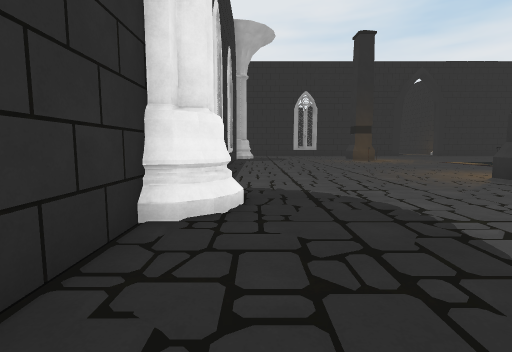
view 1 (above)

24 first-person views from a walk through a Unity game level. The camera is 1.5 m above the floor, tilts 6° down and sees 85° across. The floor is counted in squares, 2 m on a side. Each view is taken from the middle of a square. On the plan, view 1 faces up. The plan holds only what a view shows up to about 10 squares ahead; the rest is blank. The place goes on beyond the plan. Some animated figures are left out. Surface patterns are stand-ins for the level's own textures.

view 2
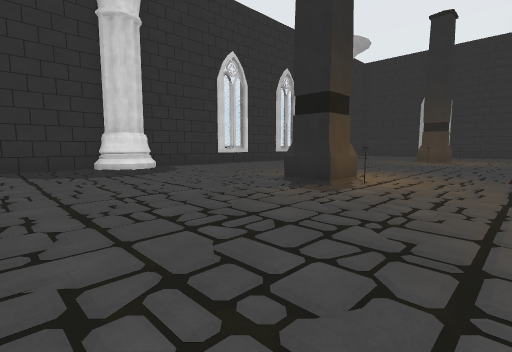

view 3
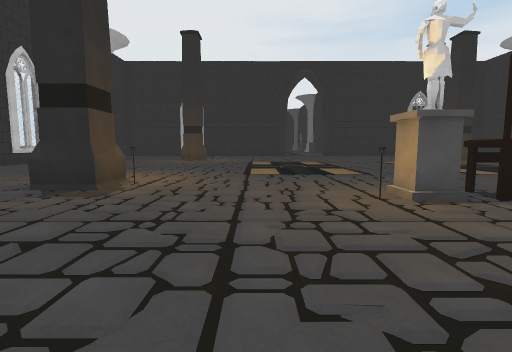

view 4
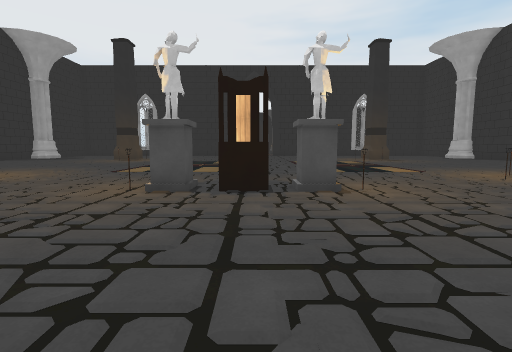

view 5
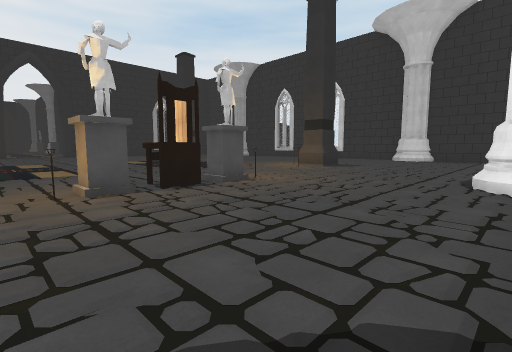

view 6
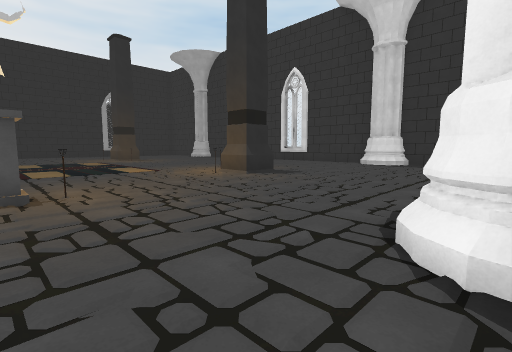

view 7
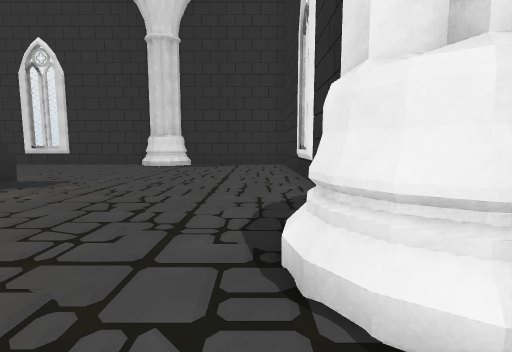

view 8
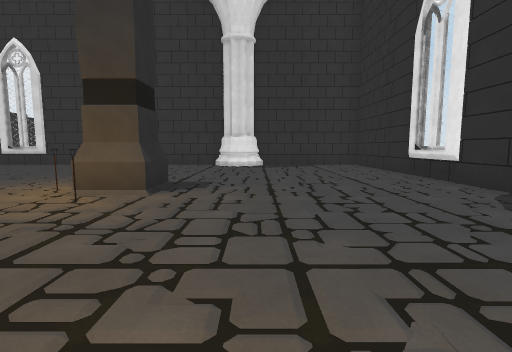

view 9
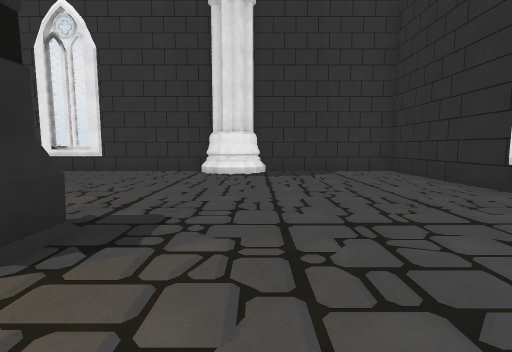

view 10
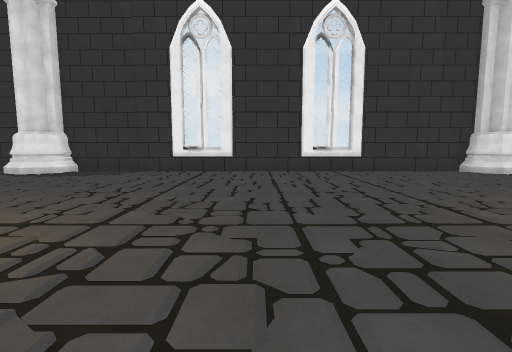

view 11
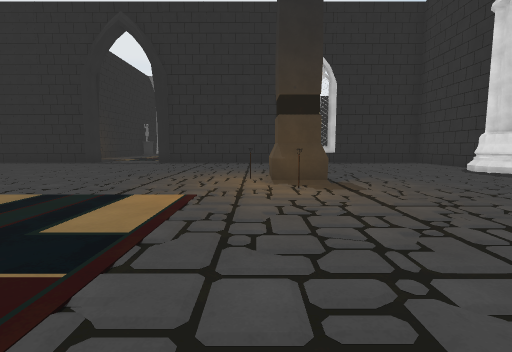

view 12
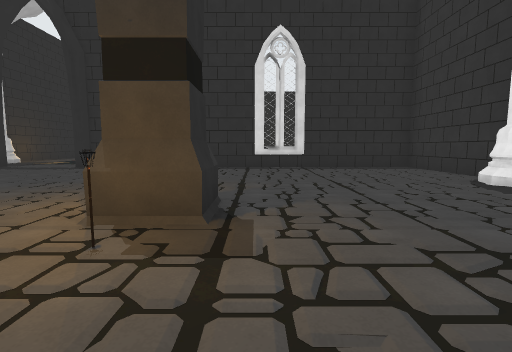

view 13
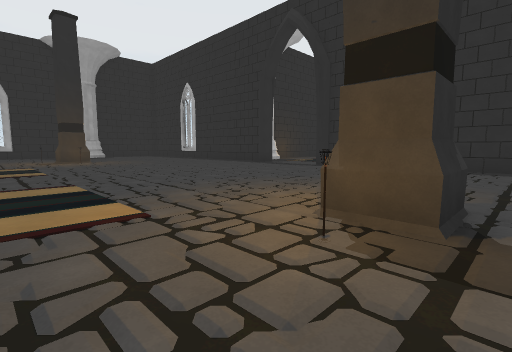

view 14
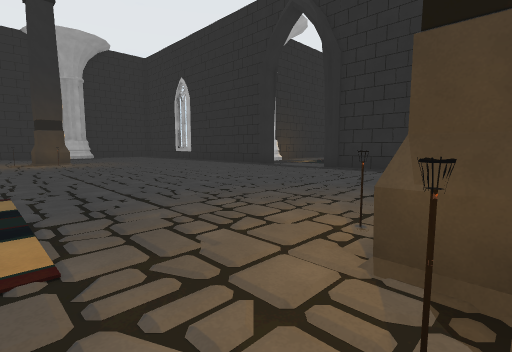

view 15
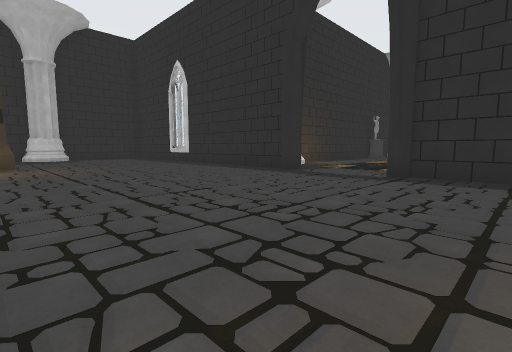

view 16
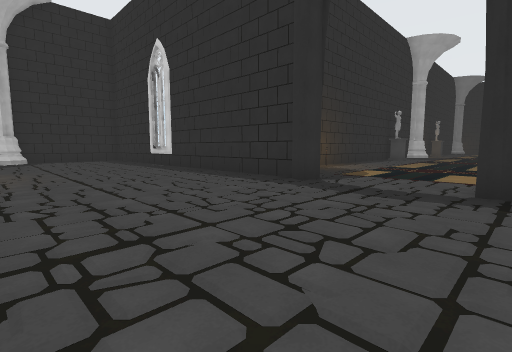

view 17
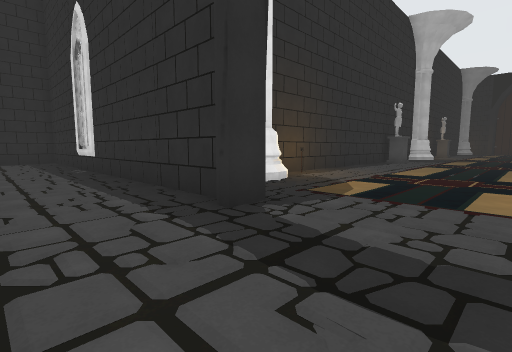

view 18
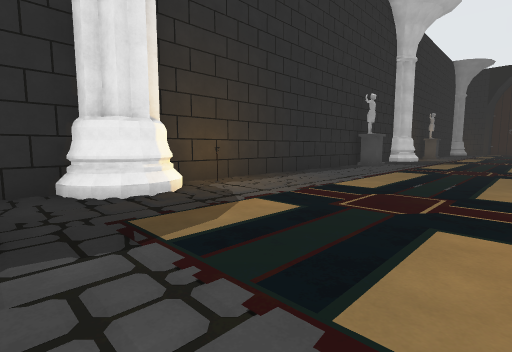

view 19
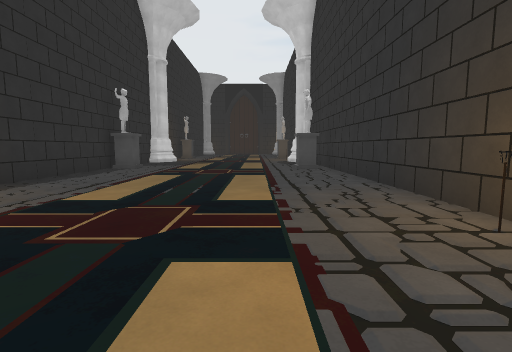

view 20
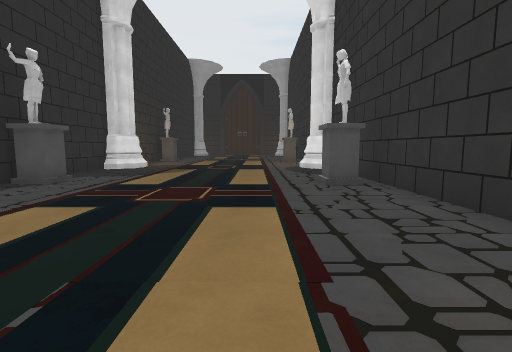

view 21
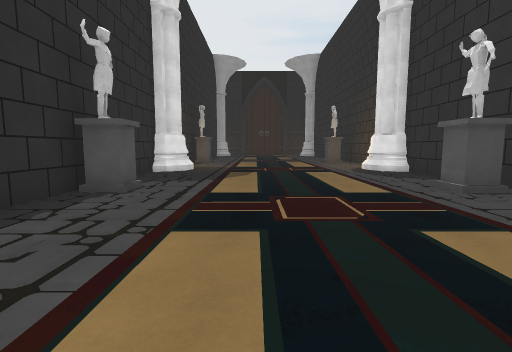

view 22
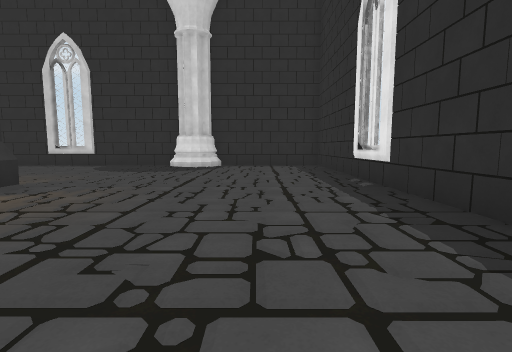

view 23
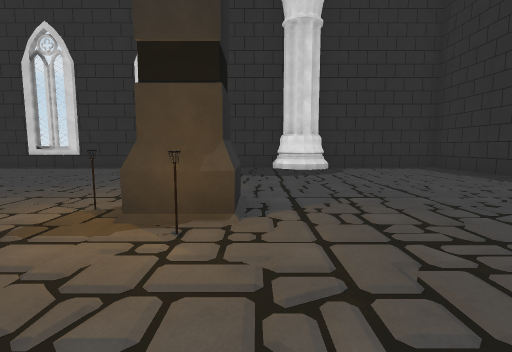

view 24
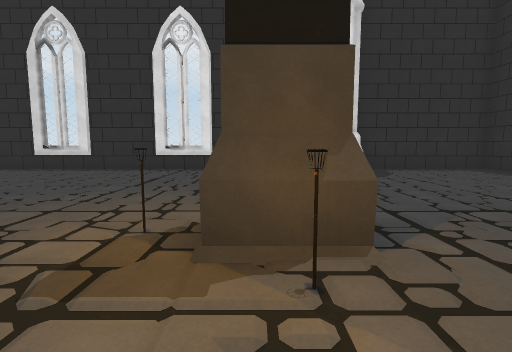

### Floor plan
Points are (right, up) in squares from view 1. A wall is a line through its corners. A room is listed if a view was taken in it or the views show most of it. See-through windows are left out.
Room 1 (views 1, 2, 3, 4, 5, 6, 7, 8, 9, 10, 11, 12, 13, 14, 15, 16, 17, 18, 19, 20, 21, 22, 23, 24)
walls: (20.5, 15.9) (20.5, 14.7) (19.4, 14.7) (19.4, 15.9); (5, 15.8) (6.2, 15.8) (6.2, 14.6); (10.9, 22.5) (-1.2, 22.5) (-1.2, 18.4); (11.3, 22.9) (11.3, 22.1); (17, 22.5) (14.8, 22.5); (8.9, 23.8) (8.9, 23.1); (6.2, 5.5) (6.2, 4.9) (5.1, 4.9); (9.8, 24.5) (9.2, 24.1); (9.7, 24.6) (9.5, 24.2); (20.6, 22.5) (19.2, 22.5); (6.2, 4.7) (5, 4.7); (5.1, 5.5) (5.1, 6); (9.4, 25.4) (9.6, 25.1) (9.7, 24.7); (20.6, 4.7) (19.4, 4.7) (19.4, 5.5); (16.6, 26.8) (16.6, 37.4) (15.9, 37.9) (15.8, 38.4); (26, 17) (25.9, 17.8); (-0.4, 17.4) (-0.5, 17.1) (-1, 16.8); (26.6, 16.8) (26.3, 16.8) (25.6, 17.3) (26.1, 18.2); (-1.2, 13.6) (-1.2, 6.5); (26.6, 18.5) (26.6, 22); (-0.7, 18.3) (-0.4, 17.9); (16.2, -0.5) (16.5, -0.4) (16.8, -0.3); (16, -0.9) (16.3, -0.4); (19.5, -1.2) (26.6, -1.2) (26.6, 3); (25.9, 3.6) (26, 4) (26.2, 4.3); (26.6, 4.4) (26.6, 16.6); (-0.5, 3.2) (-0.9, 2.9) (-1.2, 2.9); (26.5, 2.9) (26.1, 3.1); (-1.2, 2.7) (-1.2, 0.4); (8.9, 33.5) (8.9, 25.6); (8.9, 37.6) (8.9, 35.5); (9.5, 37.8) (9.1, 37.5)
low walls: (9.3, 23.9) (8.9, 23.8); (9.7, 24.7) (9.7, 24.4); (25.7, 17.3) (25.8, 18); (25.8, 17.2) (25.7, 17.6); (26.6, 16.6) (26.1, 16.7) (25.6, 17.4); (15.9, -0.8) (16.1, -0.4); (25.8, 3.3) (25.7, 3.7); (26.1, 2.9) (25.7, 3.5) (25.8, 4.1) (26, 4.4); (-0.4, 3) (-0.8, 2.8) (-1.2, 2.7); (15.9, 37.6) (15.7, 38) (15.6, 38.4)
objects: torch (6, 14); other object (7, 6); torch (7, 15); other object (9, 27); statue (9, 34); other object (11, 4); statue (12, 4); chair (13, 4); statue (14, 4); other object (15, 4); torch (16, 26); statue (16, 34); other object (19, 6); torch (19, 16); other object (20, 6); torch (20, 14)

Positions as (right, up) in squares from view 1, and headings:
1: (0, 0), facing up
2: (9, 0), facing up-left
3: (9, 0), facing up
4: (13, -1), facing up
5: (10, -1), facing up-right
6: (14, -1), facing up-right
7: (15, 0), facing right
8: (15, 3), facing right
9: (18, 3), facing right
10: (18, 11), facing right
11: (19, 9), facing up
12: (21, 12), facing up
13: (21, 12), facing up-left
14: (20, 13), facing up-left
15: (17, 15), facing up-left
16: (15, 17), facing up-left
17: (14, 20), facing up-left
18: (14, 23), facing up-left
19: (14, 24), facing up
20: (14, 28), facing up
21: (12, 29), facing up
22: (10, 20), facing left
23: (9, 16), facing left
24: (8, 15), facing left
